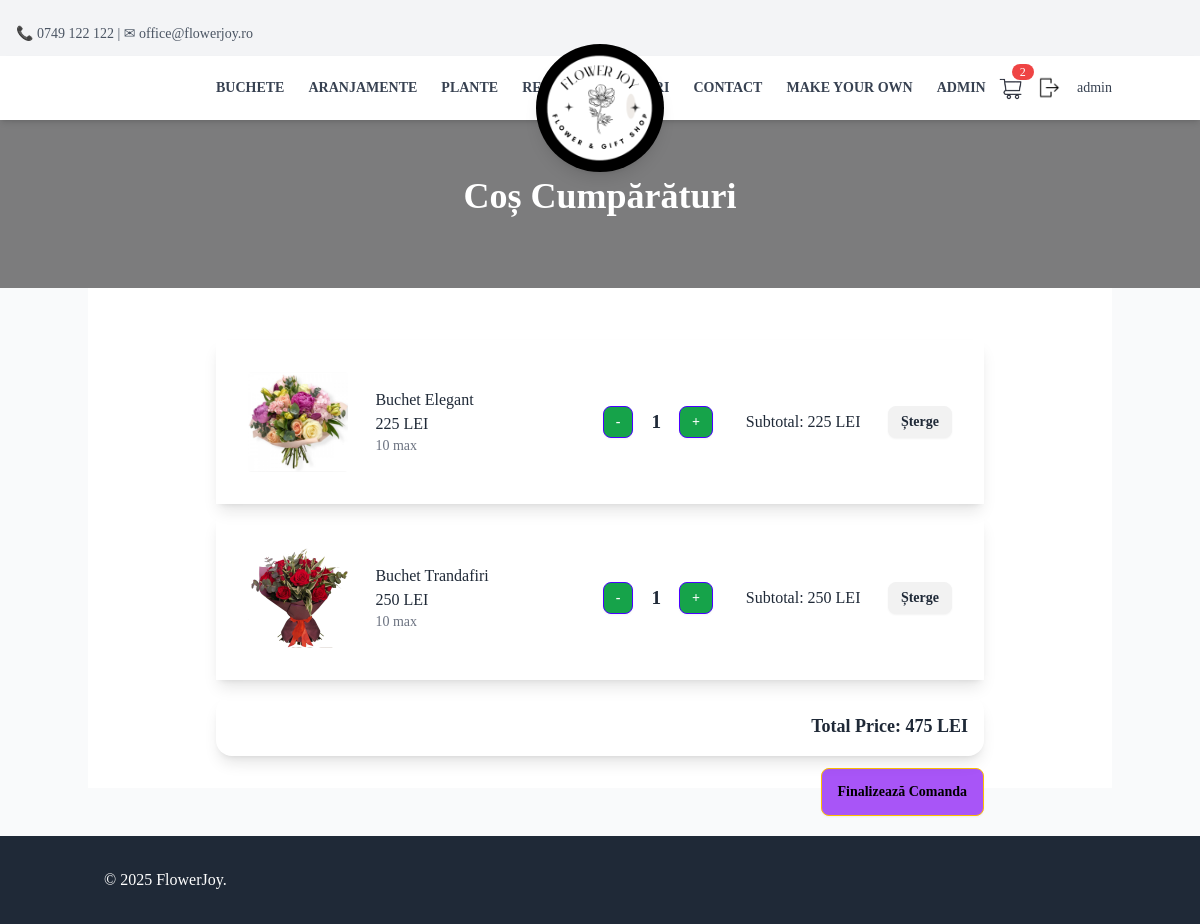
Page /cart/ (signed in) on the committed database.
### App/models.py (models this page shows, shortened)
class CartItem(models.Model):
    user = models.ForeignKey(User, on_delete=models.CASCADE, null=True, blank=True)
    session_id = models.CharField(max_length=255, null=True, blank=True) #pentru guests
    product = models.ForeignKey(Product, on_delete=models.CASCADE)
    quantity = models.PositiveIntegerField(default=1)
    reserved_until = models.DateTimeField(null=True, blank=True)
    def total_price(self):
        return self.product.price * self.quantity

class Product(models.Model):
    name = models.CharField(max_length=100, null=False, blank=False)
    description = RichTextField()
    category = models.CharField(
        max_length=100,
        choices=[
            ("buchete", "buchete"),
            ("plante", "plante"),
            ("aranjamente", "aranjamente"),
            ("Accessories", "Accessories"),
            ("Gifts", "Gifts"),
            ("CustomBouquet", "CustomBouquet"),
        ],
        default="General"
    )
    price = models.DecimalField(max_digits=10, decimal_places=0, null=False, blank=False)
    image = models.ImageField(upload_to="Pictures/", null=False, blank=False)
    created_at = models.DateTimeField(auto_now_add=True, null=False, blank=False)
    stock = models.PositiveIntegerField(default=0)
    is_custom = models.BooleanField(default=False)
    in_store = models.BooleanField(default=False)
    auction_manual = models.BooleanField(default=False)
    auction_start_time = models.DateTimeField(null=True, blank=True)
    auction_floor_price = models.DecimalField(max_digits=10, decimal_places=2, default=10)
    auction_interval_minutes = models.PositiveIntegerField(default=60)
    auction_drop_amount = models.DecimalField(max_digits=6, decimal_places=2, default=5)
    before_auction_price = models.DecimalField(max_digits=10, decimal_places=2, null=False, blank=False, default=0.00)
    bid_submited = models.BooleanField(default=False)
    number_of_purcheses = models.PositiveIntegerField(default=0)

### App/views.py (the view)
# urls.py: path('cart/', cart_view, name='cart'),
def cart_view(request):
    if request.user.is_authenticated:
        base_qs = CartItem.objects.filter(user=request.user)
    else:
        session_id = request.session.session_key
        if not session_id:
            request.session.create()
            session_id = request.session.session_key
        base_qs = CartItem.objects.filter(session_id=session_id)
    expired = base_qs.filter(reserved_until__isnull=False, reserved_until__lte=timezone.now())
    if expired.exists():
        for item in expired:
            remove_from_cart(request, item.product_id)
        expired.delete()
    cart_items = base_qs
    total_price = sum(item.total_price() for item in cart_items)
    context = {
        'cart_items': cart_items,
        'total_price': total_price
    }
    return render(request, 'cart.html', context)

### App/templates/partials/cart.html (shortened to what this page needs)
{% extends 'base.html' %}
{% block content %}
<section class="relative w-full h-72 bg-cover bg-center" style="background-image: url('/static/bannerCart.jpg');">
    <div class="container mx-auto px-4 py-16 relative z-10 text-white">
        <h1 class="text-4xl font-bold text-center mt-28">Coș Cumpărături</h1>
    </div>
</section>
<div class="container mx-auto px-4 py-8 bg-white">
    {% if cart_items %}
    <div class="container mt-5 max-w-3xl mx-auto">
    {% for cart_item in cart_items %}
        <div id="cart-item-{{ cart_item.id }}" >
            {% include 'partials/cart_item.html' with cart_item=cart_item %}
        </div>
        {% endfor %}
        <div id="total-price-container" class="card shadow-lg p-4 mt-4 text-right">
            <p class="text-lg font-semibold">Total Price: <span id="total-price">{{ total_price }}</span> LEI</p>
        </div>
        <a href=" {% url 'checkout' %} " class="btn bg-purple-500 btn-warning b-sm mt-3 mb-5 float-right">Finalizează Comanda</a>
    {% endif %}
    </div>
</div>
{% endblock %}

### App/templates/partials/navbar.html (shortened to what this page needs)
<div id="top-bar" class="bg-gray-100 text-gray-600 text-sm py-6 px-4 flex justify-between items-center fixed top-0 left-0 w-full z-30 transition-all duration-300 ease-in-out">
    <div>📞 0749 122 122 | ✉ office@flowerjoy.ro</div>
</div>
 <nav id="main-navbar" class="bg-white shadow-md fixed top-0 left-0 w-full z-40 transition-all duration-300 ease-in-out mt-14">
    <div class="container mx-auto flex justify-between items-center py-4 px-32 pr-0">
        <div class="hidden md:flex gap-6 uppercase text-sm font-semibold text-gray-700">
            <a href="{% url 'products_by_category' category='buchete' %}" class="hover:text-gray-900">Buchete</a>
            <a href="{% url 'products_by_category' category='aranjamente' %}" class="hover:text-gray-900">Aranjamente</a>
            <a href="{% url 'products_by_category' category='plante' %}" class="hover:text-gray-900">Plante</a>
            <a href="/auction/" class="hover:text-gray-900">Reduceri</a>
        </div>
        <div id="logo" class="absolute left-1/2 transform -translate-x-1/2 top-4 z-50 transition-all duration-300 ease-in-out -translate-y-7">
            <a href="/" class=" w-32 h-32 bg-black rounded-full flex items-center justify-center shadow-lg">
                <img src="/static/Logo.png" alt="Flower Shop Logo" class="w-28 h-28 rounded-full object-cover transition-all duration-300 ease-in-out" id="logo-img">
            </a>
        </div>
        <div class="flex items-center">
            <div class="hidden md:flex gap-6 uppercase text-sm font-semibold text-gray-700">
                <a href="{% url 'products_by_category' category='Gifts' %}" class="hover:text-gray-900">Cadouri</a>
                <a href="{% url 'contact' %}" class="hover:text-gray-900">Contact</a>
                <a href="{% url 'custom_bouquet_builder' %}" class="hover:text-gray-900">Make your own</a>
                {% if user.is_authenticated and user.is_staff %}
                    <a href="{% url 'admin_dashboard' %}" class="hover:text-gray-900">Admin</a>
                {% endif %}
            </div>
            <div class="flex items-center space-x-4 ml-2">
                <a href="/cart/" id="cart-btn" class="relative">
                    <img src="/static/cartIcon1.png" class="w-8 h-8">
                    {% include "partials/cart_count.html" with cart_count=cart_items.count %}
                </a>
            </div>
            <div class="flex items-center space-x-4 ml-2">
                {% if user.is_authenticated %}
                    <button type="button" class="text-xl hover:text-gray-700" hx-get="{% url 'logout_confirm' %}" hx-target="#modal-root" hx-swap="innerHTML" aria-label="Logout">
                        <img src="/static/logout.png" class="h-7" alt="Logout">
                    </button>
                    <span class="text-gray-700 text-sm"> <a href="{% url 'profile' %}">{{ user.username }}</a></span>
                {% else %}
                    <a href="/login_page/" class="text-xl hover:text-gray-700"> 👤 </a>
                {% endif %}
            </div>
        </div>
    </div>
</nav>

### App/templates/partials/cart_item.html (shortened to what this page needs)
<div id="cart-item-{{ cart_item.id }}" class="card-body mb-3 shadow-lg">
    <div class="flex justify-between items-center">
        <div class="center">
            {% if not cart_item.product.is_custom %}
            <a href="{% url 'product_detail' pk=cart_item.product.id %}">
            {% endif %}
                <img src="{{ cart_item.product.image.url }}" class="img-fluid rounded" alt="{{ cart_item.product.name }}" style="width: 100px; height: 100px; object-fit: cover;">
            {% if not cart_item.product.is_custom %}
            </a>
            {% endif %}
        </div>
        <div class="center" style="flex: 1; max-width: 200px; text-align: left; padding-right: 10px;">
            <p class="card-text font-medium truncate" style="margin: 0;">{{ cart_item.product.name }}</p>
            <p class="card-text font-medium" style="margin: 0;">{{ cart_item.product.price }} LEI</p>
             {% if cart_item.product.category not in 'CustomBouquet' %}
                {% if cart_item.product.category not in 'buchete,aranjamente' %}
                    <p class="card-text text-sm text-gray-500" style="margin: 0;">Stoc: {{ cart_item.product.stock }}</p>
                {% else %}
                    {% if not cart_item.product.bid_submited %}
                        <p class="card-text text-sm text-gray-500" style="margin: 0;">10 max</p>
                    {% else %}
                        <p class="card-text text-sm text-gray-500" style="margin: 0;">Buchetul va fi disponibil pana la {{ cart_item.reserved_until }}</p>
                    {% endif %}
                {% endif %}
             {% endif %}
        </div>
        <div class="flex items-center space-x-2">
            {% if not cart_item.product.bid_submited and not cart_item.product.is_custom %}
            <a
                href="{% url 'decrement_quantity' cart_item.product.id %}"
                hx-get="{% url 'decrement_quantity' cart_item.product.id %}"
                hx-target="#cart-item-{{ cart_item.id }}"
                hx-swap="outerHTML"
                hx-trigger="click"
                class="btn btn-primary btn-sm center bg-green-600 text-white"
            >
                -
            </a>
            {%endif %}
            <div class="center" style="padding: 0 10px; text-align: center;">
                <p class="card-text font-bold text-lg" style="margin: 0; font-size: 1.2rem;">{{ cart_item.quantity }}</p>
            </div>
            {% if not cart_item.product.bid_submited and not cart_item.product.is_custom %}
            <a
                href="{% url 'increment_quantity' cart_item.product.id %}"
                hx-get="{% url 'increment_quantity' cart_item.product.id %}"
                hx-target="#cart-item-{{ cart_item.id }}"
                hx-swap="outerHTML"
                hx-trigger="click"
                class="btn btn-primary btn-sm center bg-green-600 text-white
                {% if cart_item.product.category in 'buchete,aranjamente' %}
                {% else %}
                    {% if cart_item.quantity >= cart_item.product.stock %}opacity-50 cursor-not-allowed pointer-events-none{% endif %}
                {% endif %}"
            >
                +
            </a>
            {%endif %}
        </div>
        <div class="center" style="min-width: 120px; text-align: right;">
            <p class="card-text">Subtotal: {{ cart_item.total_price }} LEI </p>
        </div>
        <div class="center">
            <a href="{% url 'remove_from_cart' product_id=cart_item.product.id %}"
               class="btn btn-danger btn-sm"
               hx-get="{% url 'remove_from_cart' product_id=cart_item.product.id %}"
               hx-target="#cart-item-{{ cart_item.id }}"
               hx-swap="outerHTML">Șterge</a>
        </div>
    </div>
</div>

### rows in the picture
CartItem: product.image (picture), product.name "Buchet Elegant", product.price "225", shows "10 max", quantity "1", total_price "225"
CartItem: product.image (picture), product.name "Buchet Trandafiri", product.price "250", shows "10 max", quantity "1", total_price "250"

### other values in the picture
{{ cart_count }} "2"
{{ user.username }} "admin"
{{ total_price }} "475"
